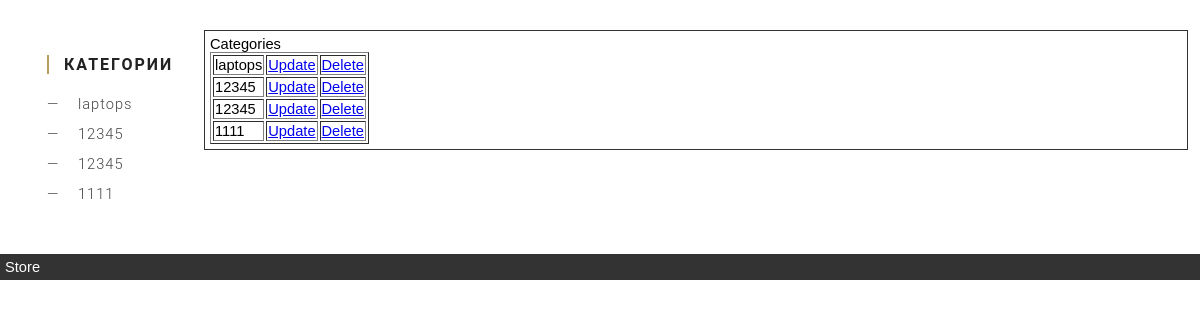
The app's page /show_categories/, older data.
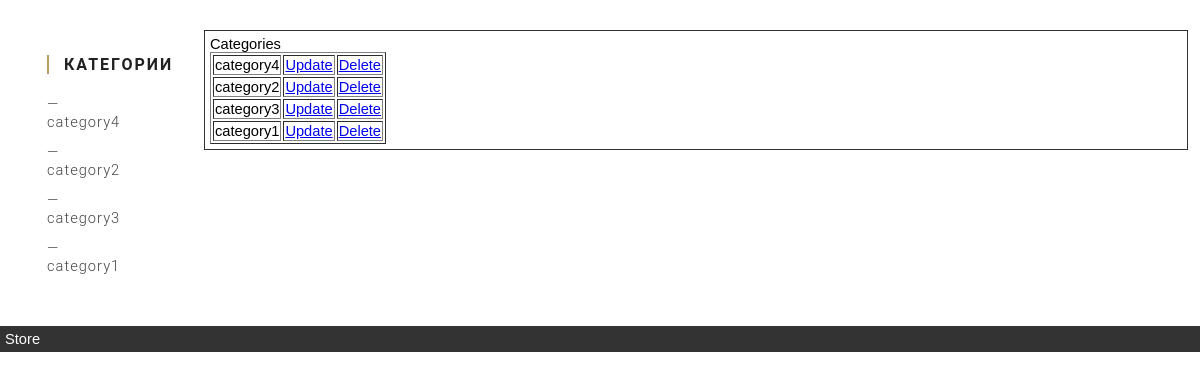
The same page, newer data.
### main/models.py (models this page shows, shortened)
class Category(models.Model):
    category_title = models.CharField(max_length=50)

### main/views.py (the view)
# urls.py: path('show_categories/', views.show_categories, name='show_categories'),
def show_categories(request):
    categories = Category.objects.all()
    context = {'categories': categories}
    return render(request, 'main/category_templates/show_categories.html', context)

### main/templates/main/category_templates/show_categories.html (shortened to what this page needs)
{% extends 'main/base.html'%}
{% load static %}
{% block content %}
<p>Categories</p>
<table border="1px">
    {% for category in categories %}
    <tr>
        <td>{{category.category_title}}</td>
        <td><a href="{% url 'update_category' category.id %}">Update</a></td>
        <td><a href="{% url 'delete_category' category.id %}">Delete</a></td>
    </tr>
    {% endfor %}
</table>
{% endblock content %}

### main/templates/main/sidebar.html
{% load static %}
<link rel="stylesheet" href="{% static 'css/sidebar.css' %}" type="text/css" media="screen">
<div class="widget">
  <h3 class="widget-title">Категории</h3>
{% for category in categories %}
  <ul class="widget-list">
    <li><a href="{% url 'category_product_list' category.id %}"> {{category.category_title}} </a></li>
  </ul>
{% endfor %}
</div>

Row changes from the older to the newer data that the page shows:
changed Category: category_title "laptops" → "category4"
changed Category: category_title "12345" → "category2"
changed Category: category_title "12345" → "category3"
changed Category: category_title "1111" → "category1"
